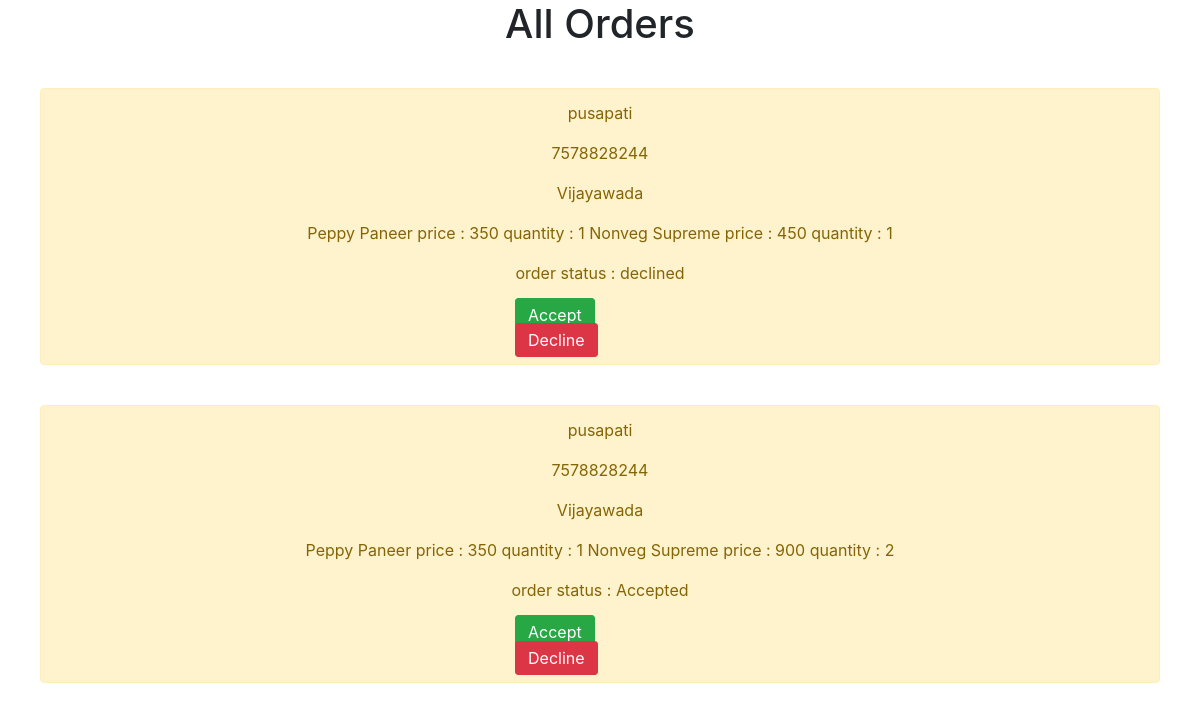
The page /adminorders/ on the database its author committed.
### pizzaapp/models.py (models this page shows)
class OrderModel(models.Model):
	username = models.CharField(max_length = 10)
	phoneno = models.CharField(max_length = 10)
	address = models.CharField(max_length = 10)
	ordereditems = models.CharField(max_length = 10)
	status = models.CharField(max_length = 10)

### pizzaapp/views.py (the view)
# urls.py: path('adminorders/',adminorders),
def adminorders(request):
	orders = OrderModel.objects.all()
	context = {'orders' : orders}
	return render(request,'pizzaapp/adminorders.html',context)

### templates/pizzaapp/adminorders.html
{% extends 'base.html' %}
{% block content %}
<h1 style="text-align: center">All Orders</h1>
{% for order in orders %}
<div style="margin: 40px" class="alert alert-warning" role = "alert">
	<p style="text-align: center;">{{order.username}}</p>
	<p style="text-align: center;">{{order.phoneno}}</p>
	<p style="text-align: center;">{{order.address}}</p>
	<p style="text-align: center;">{{order.ordereditems}}</p>
	<p style="text-align: center;">order status : {{order.status}}</p>
	<div class="container" style="width: 200px;margin: auto">
		<a href="/acceptorder/{{order.id}}/" style="display: inline;margin-right: 10px" class="btn btn-success">Accept</a>
	<a href="/declineorder/{{order.id}}/" style="display: inline" class="btn btn-danger">Decline</a>
	</div>
</div>
{% endfor %}
{% endblock %}

### templates/base.html (shortened to what this page needs)
<!DOCTYPE html>
<html>
<head>
	<link rel="stylesheet" href="https://stackpath.bootstrapcdn.com/bootstrap/4.5.0/css/bootstrap.min.css">
</head>
<body>
{% block content %}
{% endblock %}
</body>
</html>

### rows shown on the page
OrderModel: username "pusapati", phoneno "7578828244", address "Vijayawada", ordereditems "Peppy Paneer price : 350 quantity : 1 Nonveg Supreme price : 450 quantity : 1", status "declined"
OrderModel: username "pusapati", phoneno "7578828244", address "Vijayawada", ordereditems "Peppy Paneer price : 350 quantity : 1 Nonveg Supreme price : 900 quantity : 2", status "Accepted"
